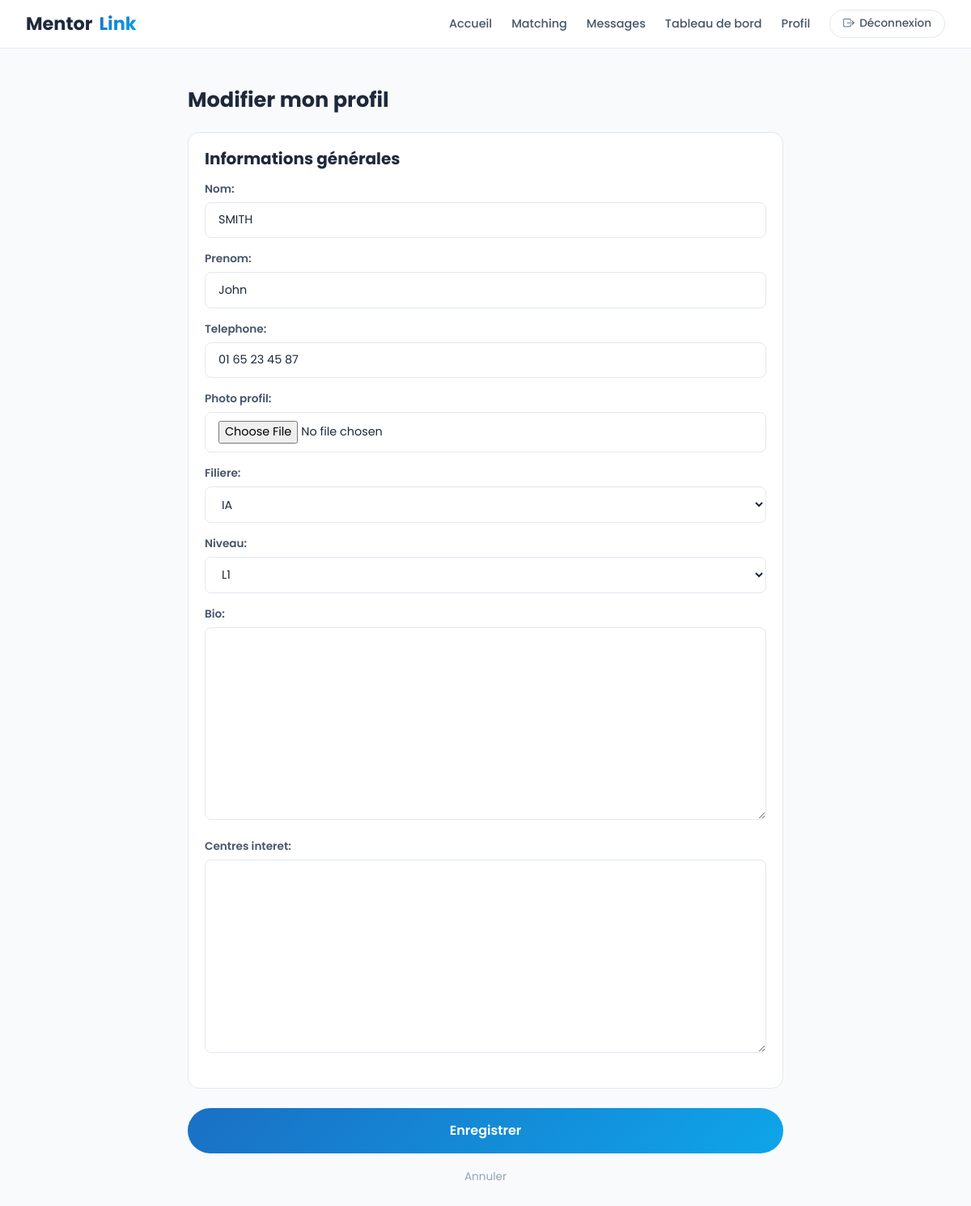
Page /profil/modifier/ (signed in) on the committed database.
### users/models.py (models this page shows, shortened)
class Utilisateur(AbstractBaseUser, PermissionsMixin):
    nom = models.CharField(max_length=50)
    prenom = models.CharField(max_length=50)
    email = models.EmailField(max_length=100, unique=True)
    telephone = models.CharField(max_length=20, unique=True)
    photo_profil = models.ImageField(upload_to='photos/', blank=True, null=True)
    filiere = models.CharField(max_length=10, choices=[
        ('IA', 'IA'), ('IM', 'IM'), ('GL', 'GL'),
        ('SEIoT', 'SEIoT'), ('SI', 'SI')
    ])
    niveau = models.CharField(max_length=2, choices=[
        ('L1', 'L1'), ('L2', 'L2'), ('L3', 'L3')
    ])
    bio = models.TextField(blank=True, null=True)
    centres_interet = models.TextField(blank=True, null=True)
    date_inscription = models.DateTimeField(auto_now_add=True)
    is_active = models.BooleanField(default=True)
    is_staff = models.BooleanField(default=False)
    USERNAME_FIELD = 'email'
    REQUIRED_FIELDS = ['nom', 'prenom', 'telephone']
    objects = UtilisateurManager()

### users/views.py (the view)
# urls.py: path('profil/modifier/', views.modifier_profil, name='modifier_profil'),
@login_required
def modifier_profil(request):
    if request.method == 'POST':
        form = ModificationProfilForm(request.POST, request.FILES, instance=request.user)
        if form.is_valid():
            form.save()
            messages.success(request, "Profil mis à jour avec succès.")
            return redirect('profil')
    else:
        form = ModificationProfilForm(instance=request.user)
    return render(request, 'users/modifier_profil.html', {'form': form})

### users/forms.py
class ModificationProfilForm(forms.ModelForm):
    class Meta:
        model = Utilisateur
        fields = ['nom', 'prenom', 'telephone', 'photo_profil', 'filiere', 'niveau', 'bio', 'centres_interet']

### users/templates/users/modifier_profil.html (shortened to what this page needs)
{% extends "base.html" %}
{% block content %}
<div class="container py-5" style="max-width:760px;">
  <h2 class="section-title mb-4">Modifier mon profil</h2>
  <form method="post" enctype="multipart/form-data">
    <div class="card-mentor mb-4">
      <h5 class="fw-bold mb-3">Informations générales</h5>
      {{ form.as_p }}
    </div>
    <button type="submit" class="btn-primary-mentor w-100 py-3" style="font-size:1rem;">Enregistrer</button>
  </form>
  <div class="text-center mt-3">
    <a href="{% url 'profil' %}" style="font-size:0.85rem; color:var(--gray-400);">Annuler</a>
  </div>
</div>
{% endblock %}

### static/css/base.css (style rules this page uses)
:root { --primary: #1a6fc4; --primary-dark: #15579c; --primary-light: #e8f1fb; --secondary: #0ea5e9; --accent: #0ea5e9; --accent-dark: #0c7ea8; --accent-soft: #e0f6fd; --gray-50: #f8fafc; --gray-100: #f1f5f9; --gray-200: #e2e8f0; --gray-400: #94a3b8; --gray-600: #475569; --gray-800: #1e293b; --success: #22c55e; --danger: #ef4444; --gradient: linear-gradient(135deg, #1a6fc4 0%, #0ea5e9 100%); --gradient-soft: linear-gradient(135deg, rgba(26,111,196,0.08) 0%, rgba(14,165,233,0.08) 100%); --radius-sm: 8px; --radius: 14px; --radius-lg: 20px; --shadow-md: 0 4px 16px rgba(30,41,59,0.08); --shadow-lg: 0 12px 32px rgba(30,41,59,0.14); }
* { box-sizing: border-box; }
html, body { font-family: 'Poppins', sans-serif; color: var(--gray-800); background: var(--gray-50); -webkit-font-smoothing: antialiased; }
a { color: var(--primary); text-decoration: none; }
h1, h2, h3, h4, h5, h6 { font-family: 'Poppins', sans-serif; color: var(--gray-800); }
.section-title { font-weight: 700; font-size: 1.6rem; margin-bottom: 0.25rem; }

### static/css/buttons.css (style rules this page uses)
.btn-primary-mentor { display: inline-flex; align-items: center; justify-content: center; gap: 0.4rem; background: var(--gradient); color: #fff; border: none; border-radius: 50px; padding: 0.6rem 1.4rem; font-family: 'Poppins', sans-serif; font-weight: 600; font-size: 0.9rem; cursor: pointer; text-decoration: none; transition: opacity 0.2s, transform 0.1s; }

### static/css/forms.css (style rules this page uses)
form p { margin-bottom: 1rem; }
form label { display: block; font-size: 0.85rem; font-weight: 600; color: var(--gray-600); margin-bottom: 0.35rem; }
form input[type="text"], form input[type="email"], form input[type="password"], form input[type="tel"], form input[type="number"], form input[type="time"], form input[type="date"], form input[type="file"], form select, form textarea { width: 100%; border: 1.5px solid var(--gray-200); border-radius: var(--radius-sm); padding: 0.65rem 1rem; font-family: 'Poppins', sans-serif; font-size: 0.9rem; color: var(--gray-800); background: #fff; outline: none; transition: border-color 0.2s; }

### static/css/cards.css (style rules this page uses)
.card-mentor { background: #fff; border: 1px solid var(--gray-200); border-radius: var(--radius); padding: 1.25rem; cursor: pointer; transition: all 0.2s; }

### rows in the picture
Utilisateur: nom "SMITH", prenom "John", telephone "01 65 23 45 87", filiere "IA", niveau "L1"
